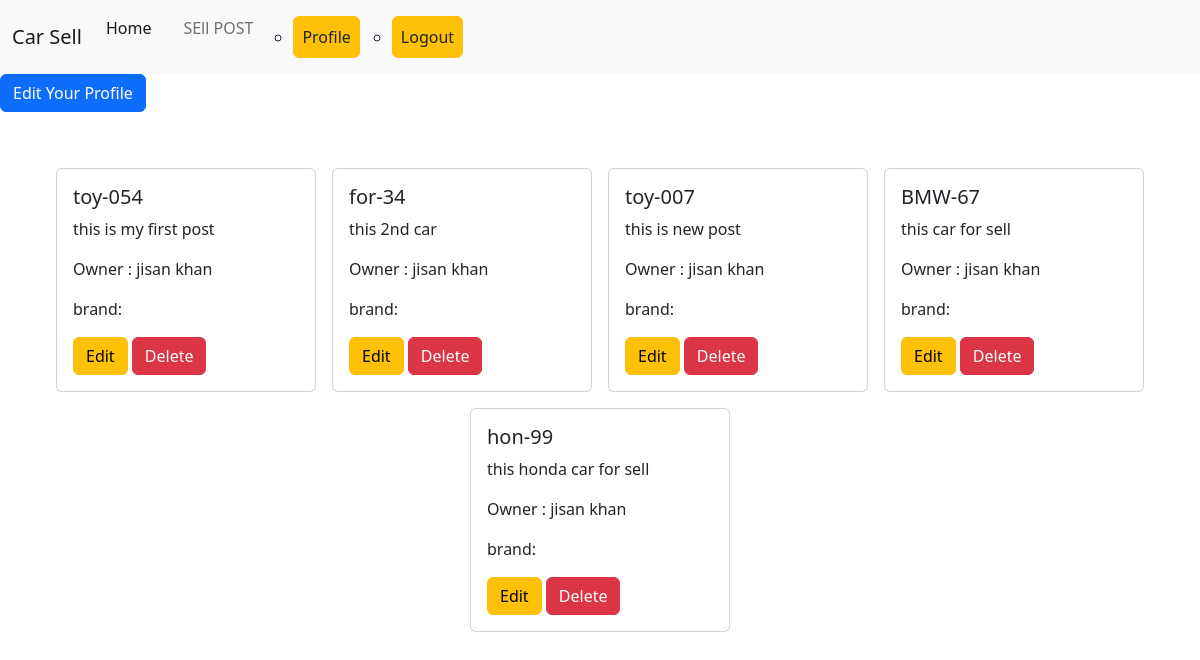
Screenshot of /customer/profile/ (signed in) with the database file from the repository.
### car_post/models.py (models this page shows, shortened)
class Car(models.Model):
    brand = models.ForeignKey(Brand, on_delete=models.CASCADE)
    model = models.CharField(max_length=100)
    image = models.ImageField(upload_to='car_post/media/uploads/', blank=True, null=True)
    description = models.TextField()
    price = models.DecimalField(max_digits=10, decimal_places=2)
    quantity = models.IntegerField(default=0)
    owner = models.ForeignKey(User, on_delete=models.CASCADE)

### customer/views.py (the view)
# urls.py: path('profile/', views.profile, name='profile'),
@login_required
def profile(request):
    data = Car.objects.filter(owner = request.user )
    return render(request, 'profile.html', {'data' : data})

### customer/templates/profile.html (shortened to what this page needs)
{% extends 'base.html' %}
{% load crispy_forms_tags %}
{% block content %}
<div>
    <a class="btn btn-primary" href="{% url 'edit_profile' %}">
        Edit Your Profile
    </a>
</div>
<div class="d-flex flex-wrap justify-content-center px-5 pt-5">
    {% for car in data %}
    <div class="col-sm-3">
        <div class="card m-2">
            <div class="card-body">
                <h5 class="card-title">{{car.model}}</h5>
                <p class="card-text">{{car.description}}</p>
                <p> Owner : {{car.owner.first_name}} {{car.owner.last_name}}</p>
                <p>
                    brand:
                </p>
                <a href="{% url 'edit_post' car.id %}" class="btn btn-warning">Edit</a>
                <a href="{% url 'delete_post' car.id %}" class="btn btn-danger">Delete</a>
            </div>
        </div>
    </div>
    {% endfor %}
</div>
{% endblock %}

### rows the page displays
Car: model "toy-054", description "this is my first post", owner.first_name "jisan", owner.last_name "khan"
Car: model "for-34", description "this 2nd car", owner.first_name "jisan", owner.last_name "khan"
Car: model "toy-007", description "this is new post", owner.first_name "jisan", owner.last_name "khan"
Car: model "BMW-67", description "this car for sell", owner.first_name "jisan", owner.last_name "khan"
Car: model "hon-99", description "this honda car for sell", owner.first_name "jisan", owner.last_name "khan"
